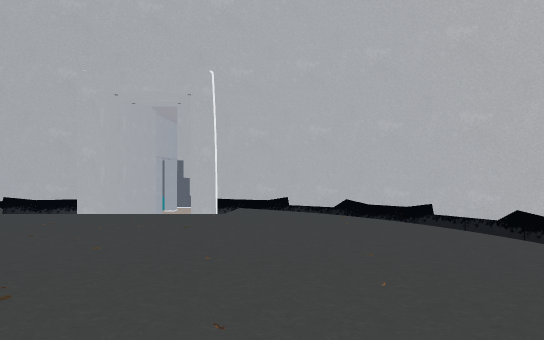
View 1 (above)

12 first-person views from a walk through a 3-D level made in the Unity game engine. The camera is 1.5 m above the floor, looks level and sees 70° across. The floor is counted in squares, 2 m on a side. Each view is taken from the middle of a square. On the plan, view 1 faces up. The plan holds only what a view shows up to about 12 squares ahead; the rest is blank. The place goes on beyond the plan. The player character is not drawn. Some surface patterns are stand-ins.

View 2
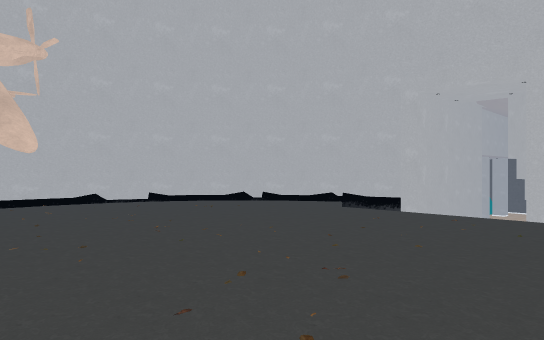

View 3
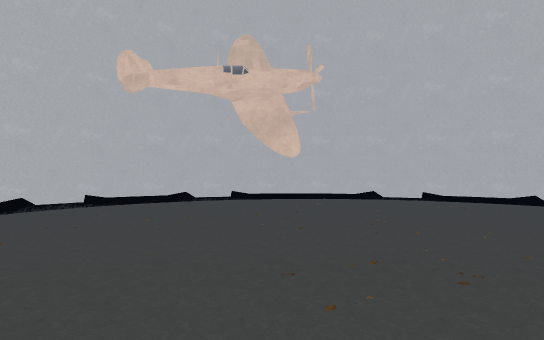

View 4
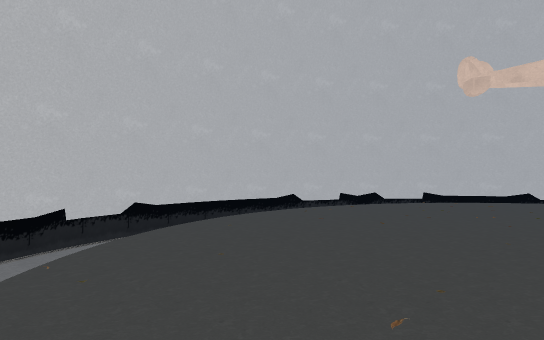

View 5
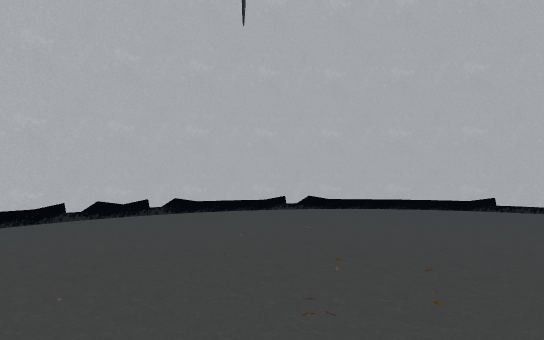

View 6
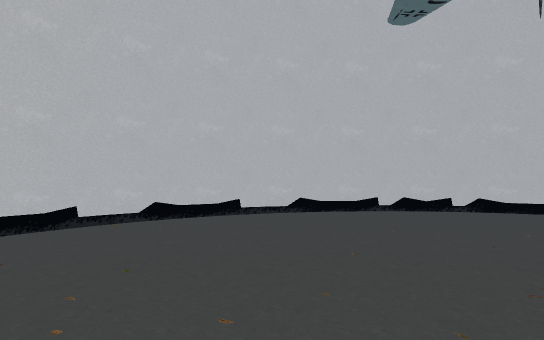

View 7
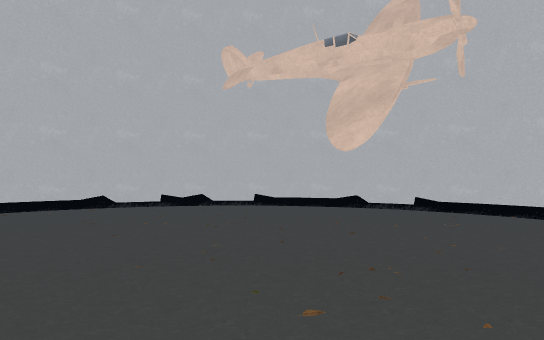

View 8
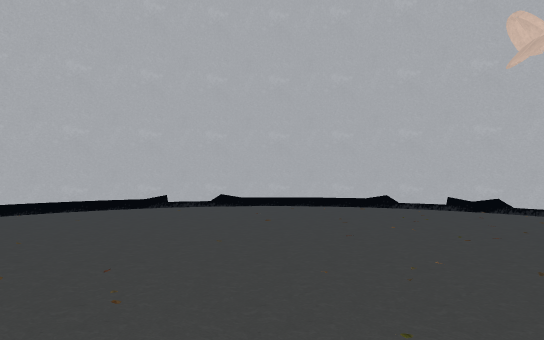

View 9
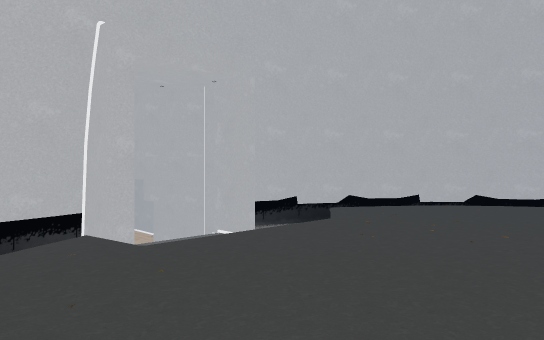

View 10
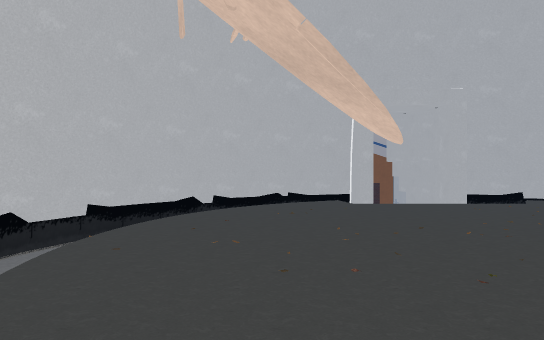

View 11
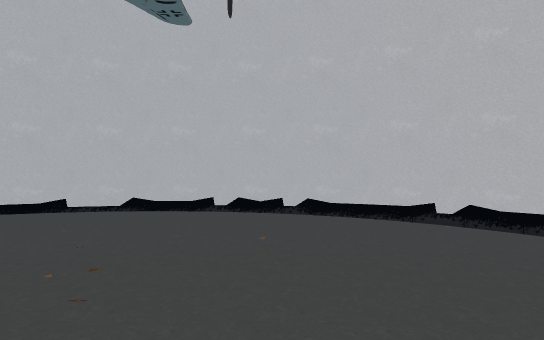

View 12
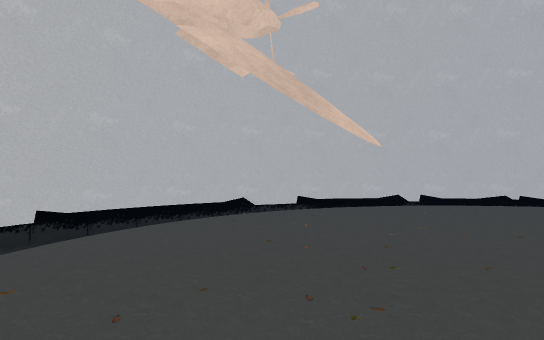

### Floor plan
Key: @ floor where view 1 was taken; # wall or solid block; . main floor; - floor 1.25 m lower than the main floor; / step, stairs or slope; = window, fence, low wall or low ledge; v drop or lower ground.
Columns run from 12 left of view 1 to 6 right of it. Each row starts with its distance up from view 1.
 13         #
 12         # v
 11         # #
 10      ####/####
  9              ##
  8
  7      /////////
  6  #  /........./  #
  5  #  /........./  #
  4 #- /.........../  #
  3 #- /...........=  #
  2 #  ............/  #
  1 #  /...........=  #
  0 #  /........@../  #
 -1  #  /........./  #
 -2  #  /........./  #
 -3   #  //.....//  #
 -4   #    /=/=/    #
 -5    ##       --##
 -6     ##     --##
 -7       #######

Positions as (right, up) in squares from view 1, and headings:
1: (0, 0), facing up
2: (0, 0), facing up-left
3: (1, 1), facing left
4: (2, 1), facing down-left
5: (-3, 4), facing down-right
6: (-4, 4), facing right
7: (-2, 4), facing down-left
8: (-3, 4), facing down
9: (-7, 3), facing up-right
10: (-7, -2), facing up
11: (-4, 0), facing right
12: (-4, -2), facing up-left
